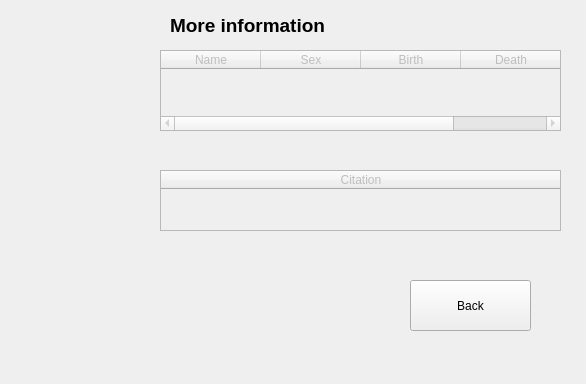
<?xml version="1.0" encoding="UTF-8"?>
<ui version="4.0">
 <class>infosci</class>
 <widget class="QWidget" name="infosci">
  <property name="geometry">
   <rect>
    <x>0</x>
    <y>0</y>
    <width>586</width>
    <height>384</height>
   </rect>
  </property>
  <property name="windowTitle">
   <string>Form</string>
  </property>
  <widget class="QLabel" name="label">
   <property name="geometry">
    <rect>
     <x>170</x>
     <y>10</y>
     <width>221</width>
     <height>31</height>
    </rect>
   </property>
   <property name="font">
    <font>
     <pointsize>14</pointsize>
     <weight>75</weight>
     <bold>true</bold>
    </font>
   </property>
   <property name="text">
    <string>More information</string>
   </property>
  </widget>
  <widget class="QLabel" name="label_picture">
   <property name="geometry">
    <rect>
     <x>20</x>
     <y>50</y>
     <width>121</width>
     <height>121</height>
    </rect>
   </property>
   <property name="text">
    <string/>
   </property>
   <property name="pixmap">
    <pixmap resource="resource.qrc">:/icons/icons/programmer.jpg</pixmap>
   </property>
   <property name="scaledContents">
    <bool>true</bool>
   </property>
  </widget>
  <widget class="QTableWidget" name="tableWidget">
   <property name="enabled">
    <bool>false</bool>
   </property>
   <property name="geometry">
    <rect>
     <x>160</x>
     <y>50</y>
     <width>401</width>
     <height>81</height>
    </rect>
   </property>
   <column>
    <property name="text">
     <string>Name</string>
    </property>
   </column>
   <column>
    <property name="text">
     <string>Sex</string>
    </property>
   </column>
   <column>
    <property name="text">
     <string>Birth</string>
    </property>
   </column>
   <column>
    <property name="text">
     <string>Death</string>
    </property>
   </column>
  </widget>
  <widget class="QTableWidget" name="tableWidget_2">
   <property name="enabled">
    <bool>false</bool>
   </property>
   <property name="geometry">
    <rect>
     <x>160</x>
     <y>170</y>
     <width>401</width>
     <height>61</height>
    </rect>
   </property>
   <attribute name="horizontalHeaderDefaultSectionSize">
    <number>400</number>
   </attribute>
   <column>
    <property name="text">
     <string>Citation</string>
    </property>
   </column>
  </widget>
  <widget class="QPushButton" name="pushButton">
   <property name="geometry">
    <rect>
     <x>410</x>
     <y>280</y>
     <width>121</width>
     <height>51</height>
    </rect>
   </property>
   <property name="text">
    <string>Back</string>
   </property>
  </widget>
 </widget>
 <resources>
  <include location="resource.qrc"/>
 </resources>
 <connections/>
</ui>
